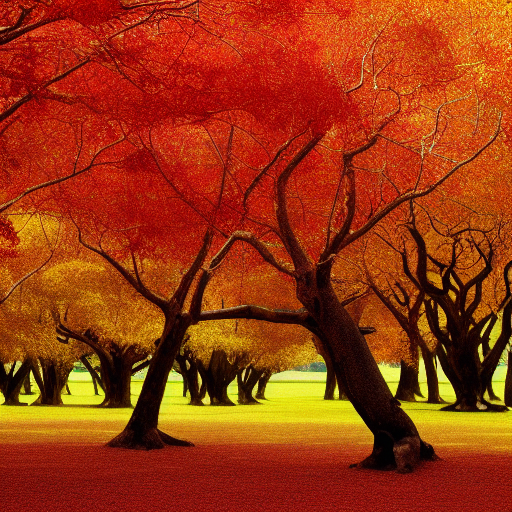
#> input picture pixelizer/image.png, 512 x 512 px
$ python main.py
#> lines starting #> are read from the running program, lines starting #| are printed output that depends on the picture
### pixelizer/pixelizer.py
from PIL import Image

def pixelize(path, size):

#> called with path = 'image.png'
    image = Image.open(path).convert('RGB')
#> image is the input picture: PIL image 512x512 RGB; mean R, G, B 154.5, 55.9, 14.7

    image = image.resize((size[0], size[1]))
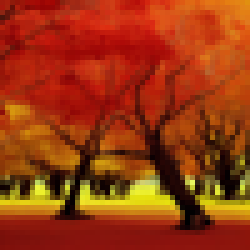
#> image: PIL image 50x50 RGB (shown 5 times larger); mean R, G, B 154.5, 55.9, 14.7

    return image

### pixelizer/main.py
from pixelizer import pixelize

path = 'image.png'
width = 50
height = 50
size = [width, height]

# [4 lines of commented-out code are left out]

image = pixelize(path, size)
image.save('pixelized.png', optimize=True)
